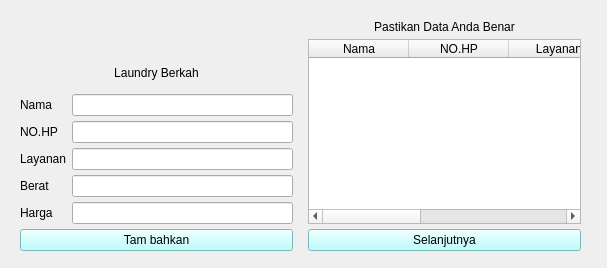
<?xml version="1.0" encoding="UTF-8"?>
<ui version="4.0">
 <class>Form</class>
 <widget class="QWidget" name="Form">
  <property name="geometry">
   <rect>
    <x>0</x>
    <y>0</y>
    <width>607</width>
    <height>268</height>
   </rect>
  </property>
  <property name="windowTitle">
   <string>Form</string>
  </property>
  <widget class="QWidget" name="horizontalLayoutWidget">
   <property name="geometry">
    <rect>
     <x>10</x>
     <y>10</y>
     <width>581</width>
     <height>251</height>
    </rect>
   </property>
   <layout class="QHBoxLayout" name="horizontalLayout">
    <property name="spacing">
     <number>5</number>
    </property>
    <property name="leftMargin">
     <number>5</number>
    </property>
    <property name="topMargin">
     <number>5</number>
    </property>
    <property name="rightMargin">
     <number>5</number>
    </property>
    <property name="bottomMargin">
     <number>5</number>
    </property>
    <item>
     <layout class="QVBoxLayout" name="verticalLayout">
      <property name="spacing">
       <number>5</number>
      </property>
      <property name="leftMargin">
       <number>5</number>
      </property>
      <property name="topMargin">
       <number>5</number>
      </property>
      <property name="rightMargin">
       <number>5</number>
      </property>
      <property name="bottomMargin">
       <number>5</number>
      </property>
      <item>
       <widget class="QLabel" name="label_7">
        <property name="styleSheet">
         <string notr="true"/>
        </property>
        <property name="text">
         <string/>
        </property>
        <property name="pixmap">
         <pixmap>Downloads/laundry_washing_machine_clothes_clean_wash_icon_196839 (1).png</pixmap>
        </property>
        <property name="alignment">
         <set>Qt::AlignCenter</set>
        </property>
       </widget>
      </item>
      <item>
       <widget class="QLabel" name="label_6">
        <property name="text">
         <string>Laundry Berkah</string>
        </property>
        <property name="alignment">
         <set>Qt::AlignCenter</set>
        </property>
       </widget>
      </item>
      <item>
       <layout class="QFormLayout" name="formLayout">
        <item row="0" column="0">
         <widget class="QLabel" name="label">
          <property name="text">
           <string>Nama</string>
          </property>
         </widget>
        </item>
        <item row="1" column="0">
         <widget class="QLabel" name="label_2">
          <property name="text">
           <string>NO.HP</string>
          </property>
         </widget>
        </item>
        <item row="2" column="0">
         <widget class="QLabel" name="label_3">
          <property name="text">
           <string>Layanan</string>
          </property>
         </widget>
        </item>
        <item row="3" column="0">
         <widget class="QLabel" name="label_4">
          <property name="text">
           <string>Berat</string>
          </property>
         </widget>
        </item>
        <item row="4" column="0">
         <widget class="QLabel" name="label_5">
          <property name="text">
           <string>Harga</string>
          </property>
         </widget>
        </item>
        <item row="0" column="1">
         <widget class="QLineEdit" name="lineEditNama"/>
        </item>
        <item row="1" column="1">
         <widget class="QLineEdit" name="lineEditNOHP"/>
        </item>
        <item row="2" column="1">
         <widget class="QLineEdit" name="lineEditLayanan"/>
        </item>
        <item row="3" column="1">
         <widget class="QLineEdit" name="lineEditBerat"/>
        </item>
        <item row="4" column="1">
         <widget class="QLineEdit" name="lineEditHarga"/>
        </item>
       </layout>
      </item>
      <item>
       <widget class="QPushButton" name="pushButtonTambahkan">
        <property name="styleSheet">
         <string notr="true">background-color: rgb(170, 255, 255);</string>
        </property>
        <property name="text">
         <string>Tam bahkan</string>
        </property>
        <property name="icon">
         <iconset>
          <normaloff>Downloads/shopping-cart-add-button_icon-icons.com_56132.png</normaloff>Downloads/shopping-cart-add-button_icon-icons.com_56132.png</iconset>
        </property>
       </widget>
      </item>
     </layout>
    </item>
    <item>
     <layout class="QVBoxLayout" name="verticalLayout_2">
      <property name="spacing">
       <number>5</number>
      </property>
      <property name="leftMargin">
       <number>5</number>
      </property>
      <property name="topMargin">
       <number>5</number>
      </property>
      <property name="rightMargin">
       <number>5</number>
      </property>
      <property name="bottomMargin">
       <number>5</number>
      </property>
      <item>
       <widget class="QLabel" name="label_8">
        <property name="text">
         <string>Pastikan Data Anda Benar</string>
        </property>
        <property name="alignment">
         <set>Qt::AlignCenter</set>
        </property>
       </widget>
      </item>
      <item>
       <widget class="QTableWidget" name="tableWidget">
        <column>
         <property name="text">
          <string>Nama</string>
         </property>
        </column>
        <column>
         <property name="text">
          <string>NO.HP</string>
         </property>
        </column>
        <column>
         <property name="text">
          <string>Layanan</string>
         </property>
        </column>
        <column>
         <property name="text">
          <string>Berat</string>
         </property>
        </column>
        <column>
         <property name="text">
          <string>Harga</string>
         </property>
        </column>
       </widget>
      </item>
      <item>
       <widget class="QPushButton" name="pushButtonSelanjutnya">
        <property name="styleSheet">
         <string notr="true">background-color: rgb(170, 255, 255);</string>
        </property>
        <property name="text">
         <string>Selanjutnya</string>
        </property>
        <property name="icon">
         <iconset>
          <normaloff>Downloads/3643739-forward-next-right-share-turn_113422.png</normaloff>Downloads/3643739-forward-next-right-share-turn_113422.png</iconset>
        </property>
       </widget>
      </item>
     </layout>
    </item>
   </layout>
  </widget>
 </widget>
 <resources/>
 <connections/>
</ui>
